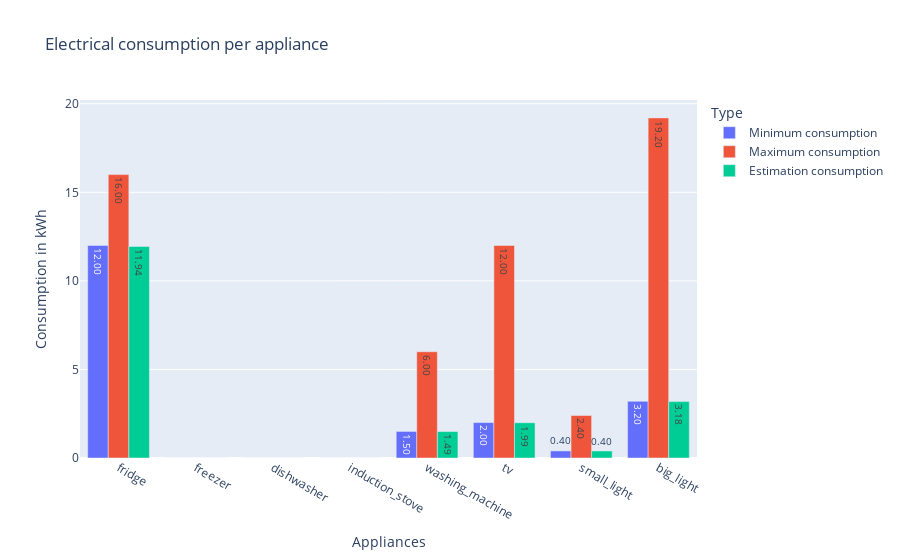

Notebook cell for this chart:
### Code cell
bargraph(df, e_tot=e_tot)

### Figure 1 — Plotly figure (JSON) as saved in the notebook; plotly's stock layout.template omitted (floating-point values rounded to 4 significant figures)
{"data": [{"alignmentgroup": "True", "hovertemplate": "Type=Minimum consumption<br>Appliances=%{x}<br>Consumption in kWh=%{y}<extra></extra>", "legendgroup": "Minimum consumption", "marker": {"color": "#636efa", "pattern": {"shape": ""}}, "name": "Minimum consumption", "offsetgroup": "Minimum consumption", "orientation": "v", "showlegend": true, "textposition": "auto", "texttemplate": "%{y:.2f}", "type": "bar", "x": ["fridge", "freezer", "dishwasher", "induction_stove", "washing_machine", "tv", "small_light", "big_light"], "xaxis": "x", "y": [12, 0, 0, 0, 1.5, 2, 0.4, 3.2], "yaxis": "y"}, {"alignmentgroup": "True", "hovertemplate": "Type=Maximum consumption<br>Appliances=%{x}<br>Consumption in kWh=%{y}<extra></extra>", "legendgroup": "Maximum consumption", "marker": {"color": "#EF553B", "pattern": {"shape": ""}}, "name": "Maximum consumption", "offsetgroup": "Maximum consumption", "orientation": "v", "showlegend": true, "textposition": "auto", "texttemplate": "%{y:.2f}", "type": "bar", "x": ["fridge", "freezer", "dishwasher", "induction_stove", "washing_machine", "tv", "small_light", "big_light"], "xaxis": "x", "y": [16, 0, 0, 0, 6, 12, 2.4, 19.2], "yaxis": "y"}, {"alignmentgroup": "True", "hovertemplate": "Type=Estimation consumption<br>Appliances=%{x}<br>Consumption in kWh=%{y}<extra></extra>", "legendgroup": "Estimation consumption", "marker": {"color": "#00cc96", "pattern": {"shape": ""}}, "name": "Estimation consumption", "offsetgroup": "Estimation consumption", "orientation": "v", "showlegend": true, "textposition": "auto", "texttemplate": "%{y:.2f}", "type": "bar", "x": ["fridge", "freezer", "dishwasher", "induction_stove", "washing_machine", "tv", "small_light", "big_light"], "xaxis": "x", "y": [11.94, 0, 0, 0, 1.492, 1.99, 0.3979, 3.183], "yaxis": "y"}], "layout": {"barmode": "group", "legend": {"title": {"text": "Type"}, "tracegroupgap": 0}, "title": {"text": "Electrical consumption per appliance"}, "xaxis": {"anchor": "y", "domain": [0, 1], "title": {"text": "Appliances"}}, "yaxis": {"anchor": "x", "domain": [0, 1], "title": {"text": "Consumption in kWh"}}}}
